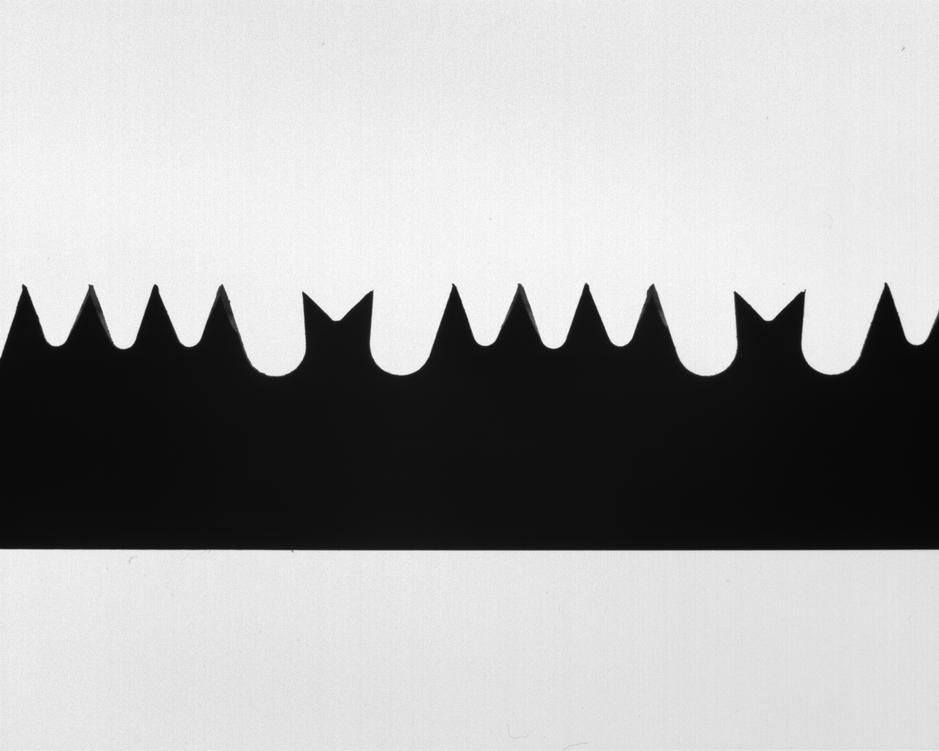
#> input picture img/saw_pictures/saw_07.png, 939 x 751 px, shrunk from 1280 x 1024 before the run
$ jupyter execute --allow-errors Main.ipynb   (shell and % lines are left out)   (older library calls are emulated)
#> lines starting #> are read from the running program, lines starting #| are printed output that depends on the picture; after the words box and inside, x2 and y2 are one past the last pixel; in counts of white or black regions, pixels touching at a corner belong together
# Visual Inspection of Blade Tools - Loris Giannatempo

### The plan:
- binarize and extract the contours and keep only the side of the blade with the teeth to inspect
- approximate the contour curve to a set of small segments using [Ramer-Douglas-Peucker algorithm](https://en.m.wikipedia.org/wiki/Ramer%E2%80%93Douglas%E2%80%93Peucker_algorithm)
- filter segments shorter than a certain threshold to select only the rectilinear components of the teeth
- apply some logic to label segments as belonging to one specific tooth
- for each teeth side find the line that best fits among the points
- calculate the angles between the line approximating teeth sides

## Import needed libraries and open the image

Recommended library versions:
- markupsafe==2.0.1
- numpy==1.19.5
- matplotlib==3.3.4
- jupyter==1.0.0
- opencv-python==3.4.2.16
- opencv-contrib-python==3.4.2.16

[cell 1]
import cv2
import numpy as np
import math
from matplotlib import pyplot as plt
# Only for jupyter notebook visualization

# READ IMAGE
imgNum = '07'
img = cv2.imread('img/saw_pictures/saw_'+imgNum+'.png', cv2.IMREAD_GRAYSCALE)
#> img is the input picture: shape (751, 939); min 7, max 254, mean 170

#DEFINE SOME PARAMETER THAT WILL BE USED FOR THIS PROCESSING PIPELINE
APPROX_POLY_DP_EPSILON=3 #Tollerance for Ramer-Douglas-Peucker: the lower the value, the more the number of lines that will be used to approximate non rectilinear features
TEETH_SEGMENT_LEN_THRESH=40 #Length threshold for filtering segments belonging to arcs

## Contour Extraction
The image is taken using backlighting, so it's inherently binary. So we use an automatic thresholding technique taking advantage of the [*cv2.threshold()*](https://docs.opencv.org/3.4/d7/d1b/group__imgproc__misc.html#gae8a4a146d1ca78c626a53577199e9c57) function.
I tested both the triangle algorithm (cv.THRESH_TRIANGLE) and the Otzu algorithm (cv.THRESH_OTSU). Otsu gave better results & reliability (see [triangle_method_binarization.png](/view/img/explaination_images/triangle_method_binarization.png) and [otsu_method_binarization.png](/view/img/explaination_images/otsu_method_binarization.png))

Then we use [*cv2.findContours()*](https://docs.opencv.org/4.x/d3/dc0/group__imgproc__shape.html#gadf1ad6a0b82947fa1fe3c3d497f260e0) to find the object contours with the following parameter values:
* cv2.RETR_EXTERNAL: retrieves only the extreme outer contour (no hierarchies needed)
* cv2.CHAIN_APPROX_NONE: stores all the contour points. Points are subsequent points, i.e. horizontal, vertical or diagonal neighbours to each other

[cell 2]
# CONVOLUTE BY A SMALL KERNEL TO FILTER NOISE (should improve results. See "Otsu's Binarization " chapter at https://docs.opencv.org/4.x/d7/d4d/tutorial_py_thresholding.html). Though it's best to not do this if the main goal is finding small blurs on the teeth blades
img_filtered = cv2.GaussianBlur(img,(5,5),0) #img
cv2.imwrite('logs/0_filtered.png', img_filtered)

# BINARIZATION
treshVal, img_bin = cv2.threshold(img_filtered, 0, 255, cv2.THRESH_OTSU) #0 treshold val ignored since automatic threshold mode. Documentation: https://docs.opencv.org/3.4/d7/d1b/group__imgproc__misc.html#gae8a4a146d1ca78c626a53577199e9c57
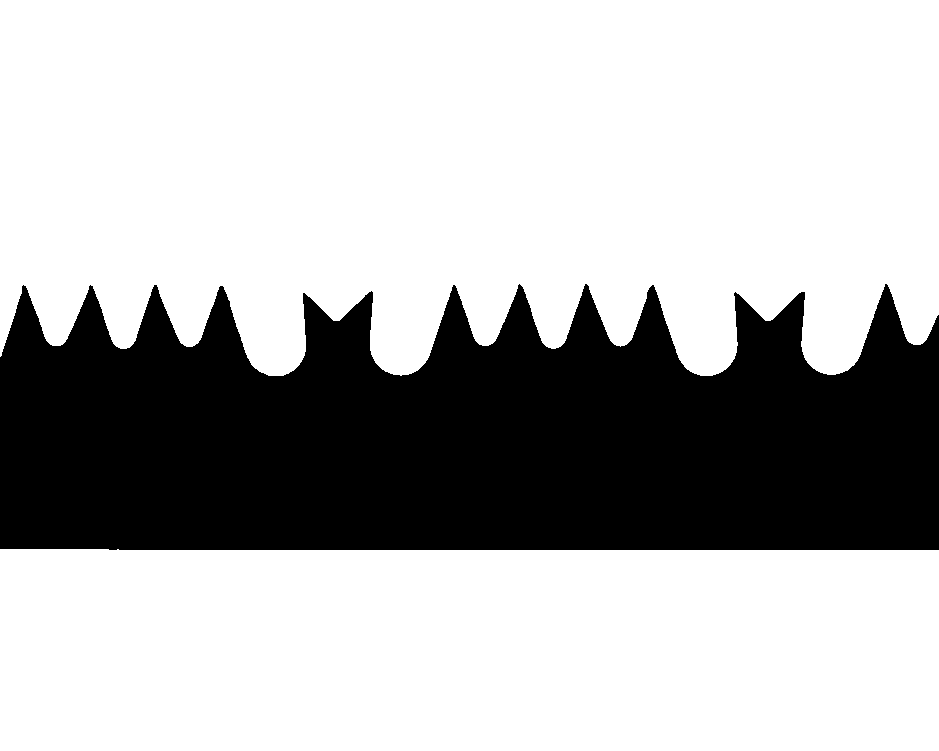
#> img_bin: shape (751, 939); 71% white; 1 black region, box (x1, y1, x2, y2) and area: (0, 284, 939, 550) 204581
#> treshVal = 124
print("Chosen treshold value: ",treshVal)
#| Chosen treshold value:  124.0
cv2.imwrite('logs/1_1_binarized.png', cv2.cvtColor(img_bin,cv2.COLOR_GRAY2BGR))

# GET CONTOUR POINTS
inverted_img_bin=cv2.bitwise_not(img_bin) #from documentation: In OpenCV, finding contours is like finding white object from black background. So remember, object to be found should be white and background should be black. (https://docs.opencv.org/3.4/d4/d73/tutorial_py_contours_begin.html)
#> inverted_img_bin: shape (751, 939); 29% white; 1 white region
_img, contours, _hierarchy = cv2.findContours(image=inverted_img_bin, mode=cv2.RETR_EXTERNAL, method=cv2.CHAIN_APPROX_NONE) #Documentation: https://docs.opencv.org/3.4/d3/dc0/group__imgproc__shape.html#ga17ed9f5d79ae97bd4c7cf18403e1689a
#> contours = 1 contour; box (x1, y1, x2, y2) and area: (0, 284, 939, 550) 202934
# cv2.RETR_EXTERNAL: retrieves only the extreme outer contours
# cv2.CHAIN_APPROX_NONE: stores absolutely all the contour points. That is, any 2 subsequent points (x1,y1) and (x2,y2) of the contour will be either horizontal, vertical or diagonal neighbors, that is, max(abs(x1-x2),abs(y2-y1))==1
contour=contours[0]             # contours= max(contours, key=cv2.contourArea) # find the biggest countour by the area
#> contour = contour of 3292 points, box (x1, y1, x2, y2) (0, 284, 939, 550), area 202934

# DRAW CONTOURS ON THE ORIGINAL IMAGE
img_points = cv2.cvtColor(img, cv2.COLOR_GRAY2BGR)
#> (the rest of this cell did not finish here and is left out)

## Applying Ramer-Douglas-Peucker algorithm

The distinction between linear and circular components will be carried out thanks to Ramer-Douglas-Peucker algorithm. The algorithm approximates the curve into a set of lines: shorter lines are likely to be part of circular arcs, whereas longer lines are probably part of a rectilinear component.

We will address the problem of how to distinguish teeth from circular arcs later. Right now we need to transform the contour of the entire object into a more suitable curve which can be fed to the [*cv2.approxPolyDP()*](https://docs.opencv.org/4.x/d3/dc0/group__imgproc__shape.html#ga0012a5fdaea70b8a9970165d98722b4c) function (which is basically the OpenCV implementation of Douglas algorithm).

First, we need to adapt the series of points returned from *cv2.findContours()*, since it starts from the first point seen from top to bottom. Also, it continues counterclockwise. To Obtain consistent behaviour, we make the series start from the leftmost points (and - among these - the topmost one), and cut the series at the rightmost points (again - among these - the topmost one). We are interested in getting the contour between those 2 points. For that, we define a dedicated function called *selectContour()*.

Finally, we apply Douglas-Peucker algorithm with a fairly small epsilon value (*APPROX_POLY_DP_EPSILON*). It doesn't matter if the whole teeth side is not included into a single segment, we'll deal with that later, but they should be substantially longer than the others.

[cell 3]
#DEFINE A FUNCTION CAPABLE OF SLICING THE CONTOUR CLOSED LINE INTO A PARTITION OF THAT CONTOUR (BY SPECIFYING START AND FINISH POINTS)
def selectContour(contour, startPoint, finishPoint): #startPoint and finishPoint should be distinct
    newContour=[]
    contourLen=contour.shape[0]
    i=0
    startPointIndex=-1
    finisPointIndex=-1
    exit=False
    stage=0 #0=find the startpoint
    while not exit:
        #Stage 0: find the start element
        if stage==0:
            if np.array_equal(contour[i,0],np.array(startPoint)):
                print("Start point ",startPoint," found, index ", i)
                startPointIndex=i
                stage=stage+1
                i=i+1
                i=i%contourLen #automatically restart series if it was the last point (closed shape)
            elif i==contourLen-1:
                raise Exception("selectContour(): Start point {} could not be found among contour points!".format(startPoint))
        #Stage 1: find the finish element (do that and then accumulate: first check his existence!)
        if stage==1:
            if i==startPointIndex:
                raise Exception("selectContour(): Finish point {} could not be found among contour points!".format(finishPoint))
            elif np.array_equal(contour[i,0],np.array(finishPoint)):
                print("Finish point ",finishPoint," found, index ", i)
                finisPointIndex=i
                stage=stage+1
                i=startPointIndex
        #Stage 2: accumulate points in a new vector
        if stage==2:
            newContour.append(contour[i])
            if i==finisPointIndex:
                exit=True
        i=i+1
        i=i%contourLen #automatically restart series if it was the last point (closed shape)
    return np.array(newContour)

# [18 lines of commented-out code are left out]

[cell 4]
#REORDER THE POINT IN CLOCKWISE DIRECTION
f_contour=np.flip(contour,0)
#> f_contour has the same summary as contour

#CALCULATE THE START AND FINISH POINT FOR THE PORTION OF THE CONTOUR WE HAVE TO ASSES
startXPoint = min(f_contour[:,0,0]) #get the minimum X value among all the contour points
#> startXPoint = 0
startYPoint = min([pt[0,1] for pt in f_contour if pt[0,0]==startXPoint]) #get all the points with that minimum X value, then for each of them save the Y coordinate only. Finally, get the lowest Y coordinate
#> startYPoint = 357
startPoint = (startXPoint,startYPoint)
#> startPoint = (0, 357)
finishXPoint = max(f_contour[:,0,0]) #get the maximum X value among all the contour points
#> finishXPoint = 938
finishYPoint = min([pt[0,1] for pt in f_contour if pt[0,0]==finishXPoint]) #get all the points with that maximum X value, then for each of them save the Y coordinate only. Finally, get the lowest Y coordinate
#> finishYPoint = 315
finishPoint = (finishXPoint,finishYPoint)
#> finishPoint = (938, 315)

#SLICE THE CONTOUR
slicedContour = selectContour(f_contour, startPoint, finishPoint)
#> the loop in selectContour, `while not exit:` made 6066 passes
#| Start point  (0, 357)  found, index  2208
#> (further printed lines are left out)
#> after the loop in selectContour, `while not exit:`: finisPointIndex = 845; i = 846; newContour = 1930 items, first 6: [[0, 357]], [[1, 356]], [[2, 355]], [[2, 354]], [[2, 353]], [[2, 352]]; stage = 2; startPointIndex = 2208
#> slicedContour = contour of 1930 points, box (x1, y1, x2, y2) (0, 284, 939, 377), area 3250

#APPROXIMATE THE SLICED CONTOUR INTO LIENS USING Ramer-Douglas-Peucker ALGORITHM
RDP_contour = cv2.approxPolyDP(slicedContour, APPROX_POLY_DP_EPSILON, False)
#> RDP_contour = contour of 61 points, box (x1, y1, x2, y2) (0, 284, 939, 377), area 3452

img_approx_lines = img_points.copy() #cv2.cvtColor(img, cv2.COLOR_GRAY2BGR)
#cv2.drawContours(image=img_approx_lines, contours=[RDP_contour], contourIdx=-1, color=(255, 0, 0), thickness=0, lineType=cv2.LINE_AA)  #note: set color to color=(255, 255, 255) if working with grayscale images
cv2.polylines(img=img_approx_lines, pts=[RDP_contour], isClosed=False, color=(255, 0, 0), thickness=0, lineType=cv2.LINE_AA)  #note: set color to color=(255, 255, 255) if working with grayscale images
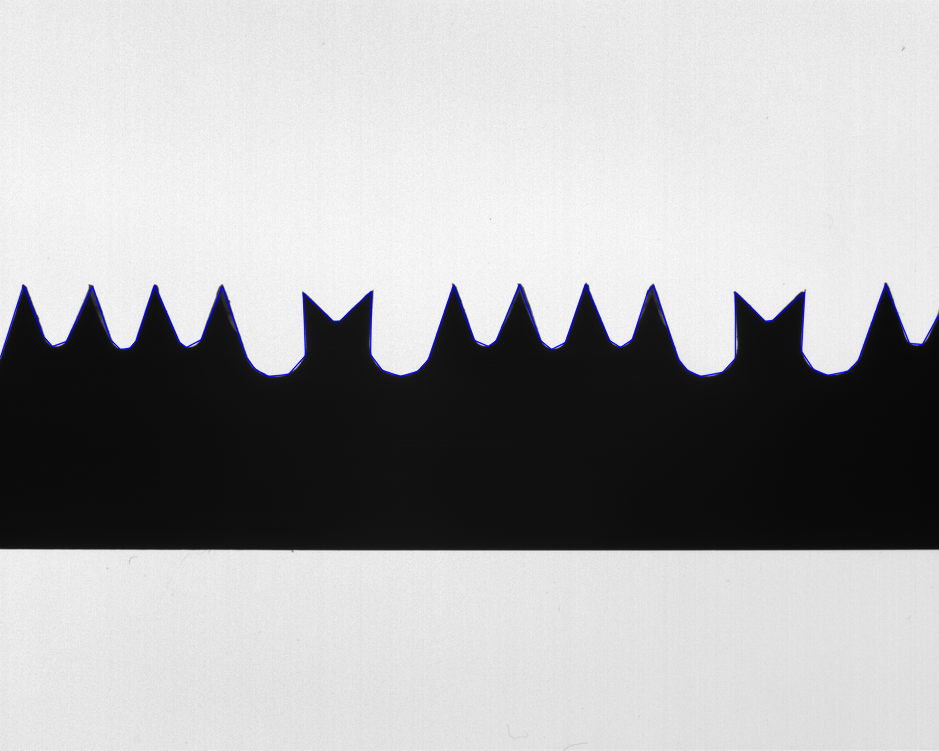
#> img_approx_lines: shape (751, 939, 3); 0.8% of pixels changed, all inside (x1, y1, x2, y2) = (0, 284, 939, 378)
for pt in RDP_contour[:,0]:
    cv2.circle(img=img_approx_lines, center=tuple(pt), radius=0, color=(255, 0, 0), thickness=5)
#> this loop made 61 passes
#> pt on passes 1 to 8: [0, 357], [23, 285], [43, 336], [52, 346], [66, 341], [92, 286], [110, 339], [120, 349]
#> img_approx_lines: shape (751, 939, 3); 0.25% of pixels changed, all inside (x1, y1, x2, y2) = (0, 281, 939, 380)
#> (the rest of the program and of its run is left out)
